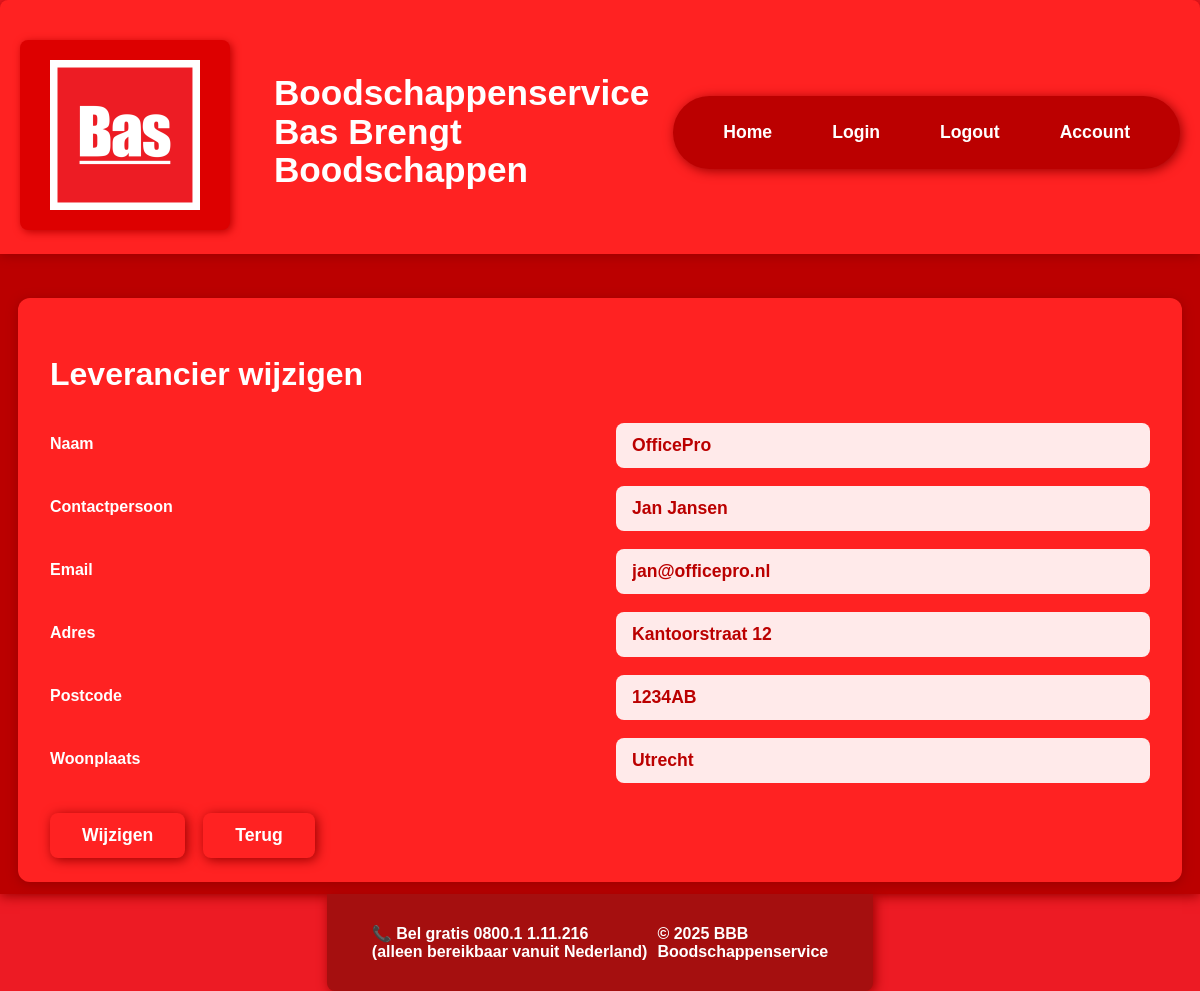
The page /leverancier/update.php?levId=1 on the database its author committed.
### tables this page shows
CREATE TABLE `leverancier` (
  `levId` int(11) NOT NULL,
  `levNaam` varchar(15) NOT NULL,
  `levContact` varchar(20) DEFAULT NULL,
  `levEmail` varchar(30) NOT NULL,
  `levAdres` varchar(30) DEFAULT NULL,
  `levPostcode` varchar(6) DEFAULT NULL,
  `levWoonplaats` varchar(25) DEFAULT NULL
);

### src/classes/leverancier.php (called while the page is built, shortened)
<?php
class leverancier extends Database
{
    public function zoekOpId(int $levId): ?array
    {
        $stmt = self::$conn->prepare("SELECT * FROM leverancier WHERE levId = :id");
        $stmt->execute(['id' => $levId]);
        return $stmt->fetch(\PDO::FETCH_ASSOC) ?: null;
    }
}

### src/leverancier/update.php (the view, shortened to what this page needs)
<?php
    require_once '../classes/leverancier.php';
    $leverancierObj = new leverancier();
    if (isset($_GET['levId'])) {
        $levId = (int)$_GET['levId'];
        $row = $leverancierObj->zoekOpId($levId);
    } else {
        header("Location: read.php");
        exit;
    }
    require_once '../Includes/header.php';
?>
<main class="bas-main">
    <div class="crud-form-container">
        <form method="post" class="crud-form-grid">
            <h2 class="crud-form-title">Leverancier wijzigen</h2>
            <label class="crud-form-label" for="levNaam">Naam</label>
            <input class="crud-form-input" type="text" id="levNaam" name="levNaam" value="<?= htmlspecialchars($row['levNaam']) ?>" required>
            <label class="crud-form-label" for="levContact">Contactpersoon</label>
            <input class="crud-form-input" type="text" id="levContact" name="levContact" value="<?= htmlspecialchars($row['levContact']) ?>" required>
            <label class="crud-form-label" for="levEmail">Email</label>
            <input class="crud-form-input" type="email" id="levEmail" name="levEmail" value="<?= htmlspecialchars($row['levEmail']) ?>" required>
            <label class="crud-form-label" for="levAdres">Adres</label>
            <input class="crud-form-input" type="text" id="levAdres" name="levAdres" value="<?= htmlspecialchars($row['levAdres']) ?>" required>
            <label class="crud-form-label" for="levPostcode">Postcode</label>
            <input class="crud-form-input" type="text" id="levPostcode" name="levPostcode" value="<?= htmlspecialchars($row['levPostcode']) ?>" required>
            <label class="crud-form-label" for="levWoonplaats">Woonplaats</label>
            <input class="crud-form-input" type="text" id="levWoonplaats" name="levWoonplaats" value="<?= htmlspecialchars($row['levWoonplaats']) ?>" required>
            <div class="crud-form-btns">
                <button type="submit" name="update" class="crud-form-btn">Wijzigen</button>
                <a href="read.php" class="crud-form-btn">Terug</a>
            </div>
        </form>
    </div>
</main>
<?php require_once '../Includes/footer.php'; ?>

### src/style.css (style rules this page uses)
html, body { width: 100%; overflow-x: hidden; }
body { margin: 0; padding: 0; background-color: #ED1B24; font-size: 16px; font-family: Arial, Helvetica, sans-serif; color: #fff; }
.bas-main { background: #b00; min-height: 80vh; padding: 0; margin: 0; display: flex; flex-direction: column; justify-content: center; align-items: center; box-shadow: 0 2px 12px #900; }
.crud-form-container { background: #ff2222; border-radius: 12px; max-width: 1100px; margin: 32px auto 0 auto; padding: 32px 32px 24px 32px; box-shadow: 0 2px 12px #900; width: 98%; }
.crud-form-grid { display: grid; grid-template-columns: 1fr 1fr; gap: 18px 32px; align-items: center; }
.crud-form-title { grid-column: 1 / -1; color: #fff; font-size: 2em; font-weight: bold; margin-bottom: 12px; }
.crud-form-label { color: #fff; font-weight: bold; margin-bottom: 4px; }
.crud-form-input { padding: 12px 16px; border-radius: 8px; border: none; background: #ffeaea; color: #b00; font-size: 1.1em; font-weight: bold; transition: box-shadow 0.2s; }
.crud-form-btns { grid-column: 1 / -1; display: flex; gap: 18px; margin-top: 12px; }
.crud-form-btn { background: #ff2222; color: #fff; border: none; border-radius: 8px; padding: 12px 32px; font-weight: bold; font-size: 1.1em; cursor: pointer; transition: background 0.2s, color 0.2s; box-shadow: 2px 2px 12px #900; text-decoration: none; }

### rows shown on the page
leverancier: levNaam "OfficePro", levContact "Jan Jansen", levEmail "jan@officepro.nl", levAdres "Kantoorstraat 12", levPostcode "1234AB", levWoonplaats "Utrecht"
